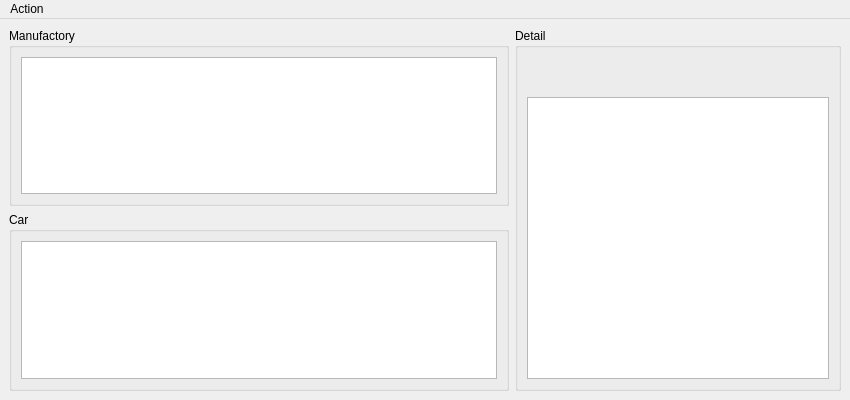
<?xml version="1.0" encoding="UTF-8"?>
<ui version="4.0">
 <class>MainWindow</class>
 <widget class="QMainWindow" name="MainWindow">
  <property name="geometry">
   <rect>
    <x>0</x>
    <y>0</y>
    <width>850</width>
    <height>400</height>
   </rect>
  </property>
  <property name="windowTitle">
   <string>MainWindow</string>
  </property>
  <widget class="QWidget" name="centralwidget">
   <layout class="QGridLayout" name="gridLayout_5" columnminimumwidth="500,0">
    <item row="0" column="0">
     <widget class="QGroupBox" name="manufactory_group">
      <property name="title">
       <string>Manufactory</string>
      </property>
      <layout class="QGridLayout" name="gridLayout">
       <item row="0" column="0">
        <widget class="QTableView" name="manufactory_view">
         <property name="editTriggers">
          <set>QAbstractItemView::NoEditTriggers</set>
         </property>
         <property name="alternatingRowColors">
          <bool>true</bool>
         </property>
         <property name="selectionMode">
          <enum>QAbstractItemView::SingleSelection</enum>
         </property>
         <property name="selectionBehavior">
          <enum>QAbstractItemView::SelectRows</enum>
         </property>
         <property name="showGrid">
          <bool>false</bool>
         </property>
         <property name="sortingEnabled">
          <bool>true</bool>
         </property>
        </widget>
       </item>
      </layout>
     </widget>
    </item>
    <item row="0" column="1" rowspan="2">
     <widget class="QGroupBox" name="detail_group">
      <property name="title">
       <string>Detail</string>
      </property>
      <layout class="QGridLayout" name="gridLayout_4">
       <item row="1" column="0">
        <widget class="QLabel" name="profile_label">
         <property name="text">
          <string/>
         </property>
         <property name="alignment">
          <set>Qt::AlignBottom|Qt::AlignLeading|Qt::AlignLeft</set>
         </property>
         <property name="wordWrap">
          <bool>true</bool>
         </property>
        </widget>
       </item>
       <item row="0" column="0">
        <widget class="QLabel" name="title_label">
         <property name="text">
          <string/>
         </property>
         <property name="alignment">
          <set>Qt::AlignBottom|Qt::AlignLeading|Qt::AlignLeft</set>
         </property>
         <property name="wordWrap">
          <bool>true</bool>
         </property>
        </widget>
       </item>
       <item row="2" column="0">
        <widget class="QListWidget" name="detail_list"/>
       </item>
      </layout>
     </widget>
    </item>
    <item row="1" column="0">
     <widget class="QGroupBox" name="car_group">
      <property name="title">
       <string>Car</string>
      </property>
      <layout class="QGridLayout" name="gridLayout_2">
       <item row="0" column="0">
        <widget class="QTableView" name="car_view">
         <property name="editTriggers">
          <set>QAbstractItemView::NoEditTriggers</set>
         </property>
         <property name="alternatingRowColors">
          <bool>true</bool>
         </property>
         <property name="selectionMode">
          <enum>QAbstractItemView::SingleSelection</enum>
         </property>
         <property name="selectionBehavior">
          <enum>QAbstractItemView::SelectRows</enum>
         </property>
         <property name="showGrid">
          <bool>false</bool>
         </property>
         <property name="sortingEnabled">
          <bool>true</bool>
         </property>
        </widget>
       </item>
      </layout>
     </widget>
    </item>
   </layout>
  </widget>
  <widget class="QMenuBar" name="menu_bar">
   <property name="geometry">
    <rect>
     <x>0</x>
     <y>0</y>
     <width>850</width>
     <height>25</height>
    </rect>
   </property>
   <widget class="QMenu" name="menuAction">
    <property name="title">
     <string>Action</string>
    </property>
    <addaction name="add_action"/>
    <addaction name="remove_action"/>
    <addaction name="separator"/>
    <addaction name="exit_action"/>
   </widget>
   <addaction name="menuAction"/>
  </widget>
  <action name="add_action">
   <property name="text">
    <string>Add</string>
   </property>
  </action>
  <action name="remove_action">
   <property name="text">
    <string>Remove</string>
   </property>
  </action>
  <action name="exit_action">
   <property name="text">
    <string>Exit</string>
   </property>
  </action>
 </widget>
 <resources/>
 <connections/>
</ui>
